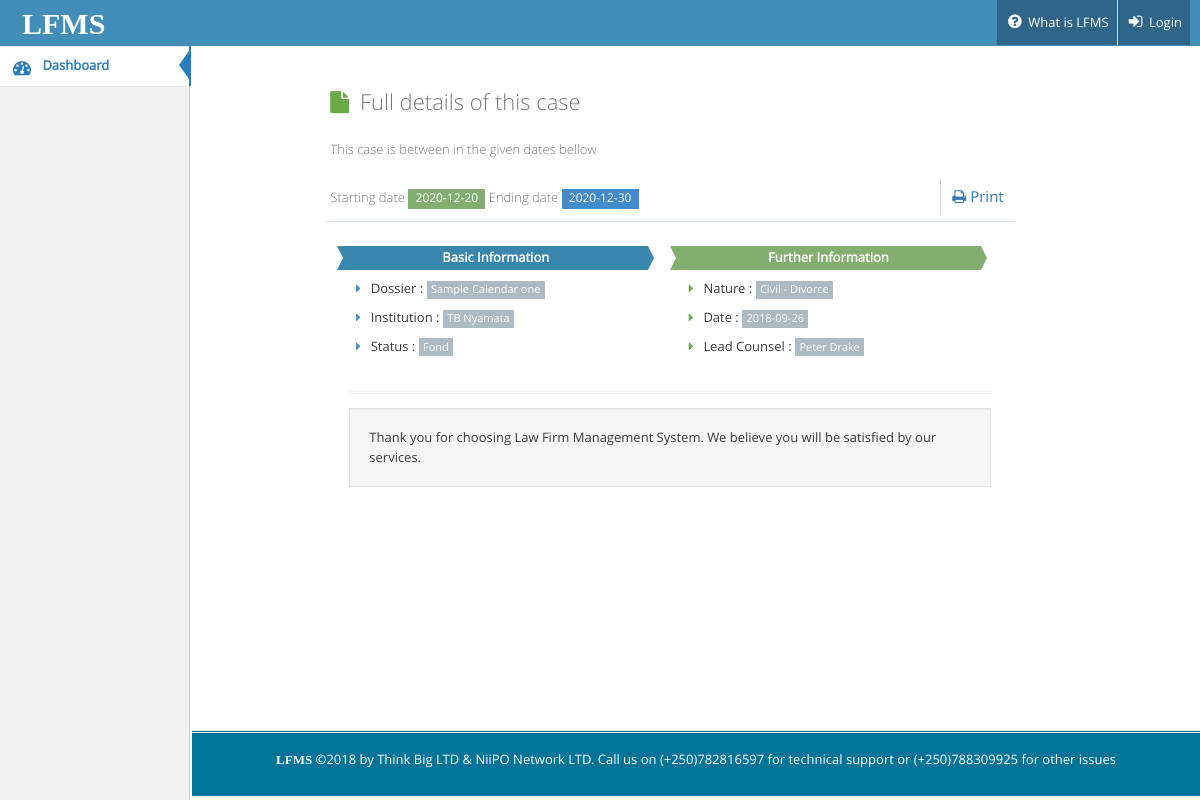
Screenshot of /lfms/view_case.php?dossier_id=1 with the database file from the repository.
### tables this page shows
CREATE TABLE IF NOT EXISTS `calendar` (
  `id` int(11) NOT NULL AUTO_INCREMENT,
  `user_id` varchar(100) NOT NULL,
  `dossier` varchar(150) NOT NULL,
  `institution` varchar(150) NOT NULL,
  `status` varchar(150) NOT NULL,
  `nature` varchar(150) NOT NULL,
  `its_date` date NOT NULL,
  `lead_counsel` varchar(150) NOT NULL,
  `observation` varchar(150) NOT NULL,
  PRIMARY KEY (`id`)
);

### lfms/view_case.php (the view, shortened to what this page needs)
<?php include("include/header.php");?>
<?php
 if (isset($_GET['dossier_id'])) {
    $dossier_id = mysqli_real_escape_string($db,$_GET['dossier_id']);
}
?>
<div class="container" style="margin-right: 50px;width: 80%;">
    <div class="page-content">
        <div class="col-xs-12 col-sm-12 col-md-12">
           <div class="main-content">
                <div class="main-content-inner">
                    <div class="page-content">
                        <div class="row">
                            <div class="col-xs-12">
                                <div class="space-6"></div>
                                <div class="row">
                                    <div class="col-sm-10 col-sm-offset-1">
                                        <div class="widget-box transparent">
                                            <div class="widget-header widget-header-large">
                                                <h3 class="widget-title grey lighter">
                                                    <i class="ace-icon fa fa-file green"></i>
                                                    Full details of this case
                                                </h3><br>
                                                <?php
                                                $today = date('Y-m-d') . "<br>";
                                                $date = strtotime("+10 day");
                                                $ten_days =  date('Y-m-d', $date);
                                                ?>
                                                <h6 class="widget-title grey lighter">
                                                    This case is between in the given dates bellow<br>
                                                    Starting date <span class="label label-success"><?php echo $today;?></span>
                                                    Ending date <span class="label label-primary"><?php echo $ten_days;?></span>
                                                </h6>
                                                <div class="widget-toolbar hidden-480">
                                                    <a href="#" onclick="window.print();" target="_blank">
                                                        <i class="ace-icon fa fa-print"></i>
                                                        Print
                                                    </a>
                                                </div>
                                            </div>
                                            <div class="widget-body">
                                                <div class="widget-main padding-24">
                                                    <div class="row">
                                                        <?php
                                                            $select = "SELECT * FROM calendar WHERE id = '".$dossier_id."'";
                                                            $result = mysqli_query($db, $select);
                                                            while ($row = mysqli_fetch_array($result)) {
                                                                $dossier = $row['dossier'];
                                                                $institution = $row['institution'];
                                                                $status = $row['status'];
                                                                $nature = $row['nature'];
                                                                $its_date = $row['its_date'];
                                                                $lead_counsel = $row['lead_counsel'];
                                                            }
                                                        ?>
                                                        <div class="col-sm-6">
                                                            <div class="row">
                                                                <div class="col-xs-11 label label-lg label-info arrowed-in arrowed-right">
                                                                    <b>Basic Information</b>
                                                                </div>
                                                            </div>
                                                            <div>
                                                                <ul class="list-unstyled spaced">
                                                                    <li>
                                                                        <i class="ace-icon fa fa-caret-right blue"></i>
                                                                        Dossier :
                                                                        <span class='label label-sm label-secondary'>
                                                                            <?php echo $dossier;?>
                                                                        </span>
                                                                    </li>
                                                                    <li>
                                                                        <i class="ace-icon fa fa-caret-right blue"></i>
                                                                        Institution :
                                                                        <span class='label label-sm label-secondary'>
                                                                            <?php echo $institution;?>
                                                                        </span>
                                                                    </li>
                                                                    <li>
                                                                        <i class="ace-icon fa fa-caret-right blue"></i>
                                                                        Status :
                                                                        <span class='label label-sm label-secondary'>
                                                                            <?php echo $status;;?>
                                                                        </span>
                                                                    </li>
                                                                </ul>
                                                            </div>
                                                        </div>
                                                        <div class="col-sm-6">
                                                            <div class="row">
                                                                <div class="col-xs-11 label label-lg label-success arrowed-in arrowed-right">
                                                                    <b>Further Information</b>
                                                                </div>
                                                            </div>
                                                            <div>
                                                                <ul class="list-unstyled  spaced">
                                                                    <li>
                                                                        <i class="ace-icon fa fa-caret-right green"></i>
                                                                        Nature  :
                                                                        <span class='label label-sm label-secondary'>
                                                                            <?php echo $nature;?>
                                                                        </span>
                                                                    </li>
                                                                    <li>
                                                                        <i class="ace-icon fa fa-caret-right green"></i>
                                                                        Date :
                                                                        <span class='label label-sm label-secondary'>
                                                                            <?php echo $its_date;?>
                                                                        </span>
                                                                    </li>
                                                                    <li>
                                                                        <i class="ace-icon fa fa-caret-right green"></i>
                                                                        Lead Counsel :
                                                                        <span class='label label-sm label-secondary'>
                                                                            <?php echo $lead_counsel;?>
                                                                        </span>
                                                                    </li>
                                                                </ul>
                                                            </div>
                                                        </div>
                                                    </div>
                                                    <div class="space"></div>
                                                    <div class="hr hr8 hr-double hr-dotted"></div>
                                                    <div class="space-6"></div>
                                                    <div class="well">
                                                        Thank you for choosing Law Firm Management System.
                                                        We believe you will be satisfied by our services.
                                                    </div>
                                                </div>
                                            </div>
                                        </div>
                                    </div>
                                </div>
                            </div>
                        </div>
                    </div>
                </div>
            </div>
        </div>
    </div>
</div>
<?php include("include/footer.php");?>

### rows the page displays
calendar: dossier "Sample Calendar one", institution "TB Nyamata", status "Fond", nature "Civil - Divorce", its_date "2018-09-26", lead_counsel "Peter Drake"

### other values shown
$ten_days "2020-12-30"
